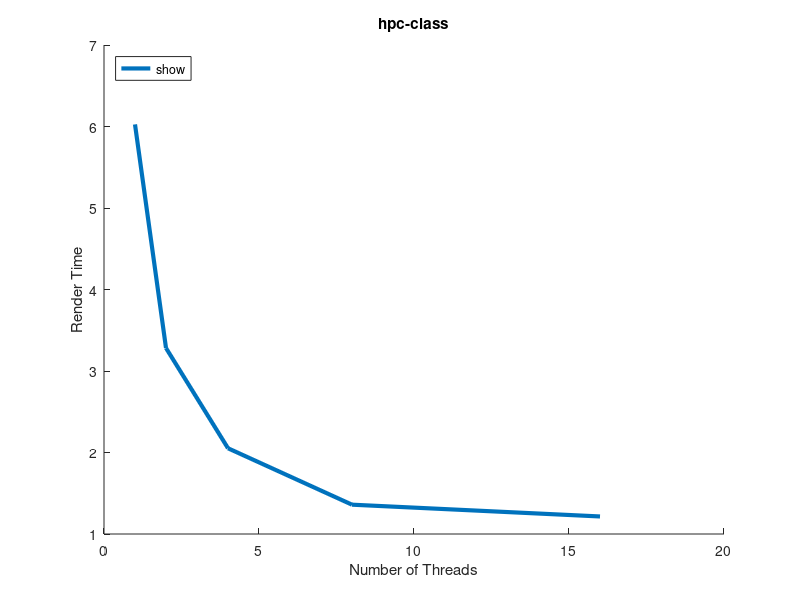

This figure's MATLAB source:
function static4
clear all;
close all;
hold on;

x = [1 2 4 8 16];

t0 = [ 6.025800 3.281866 2.051981 1.359764 1.215193 ];
plot(x, t0, 'LineWidth', 3, 'DisplayName', 'models/ironman.obj 3840x2160');

title('hpc-class');
xlabel('Number of Threads');
ylabel('Render Time');
legend('show', 'Location', 'NorthWest');
